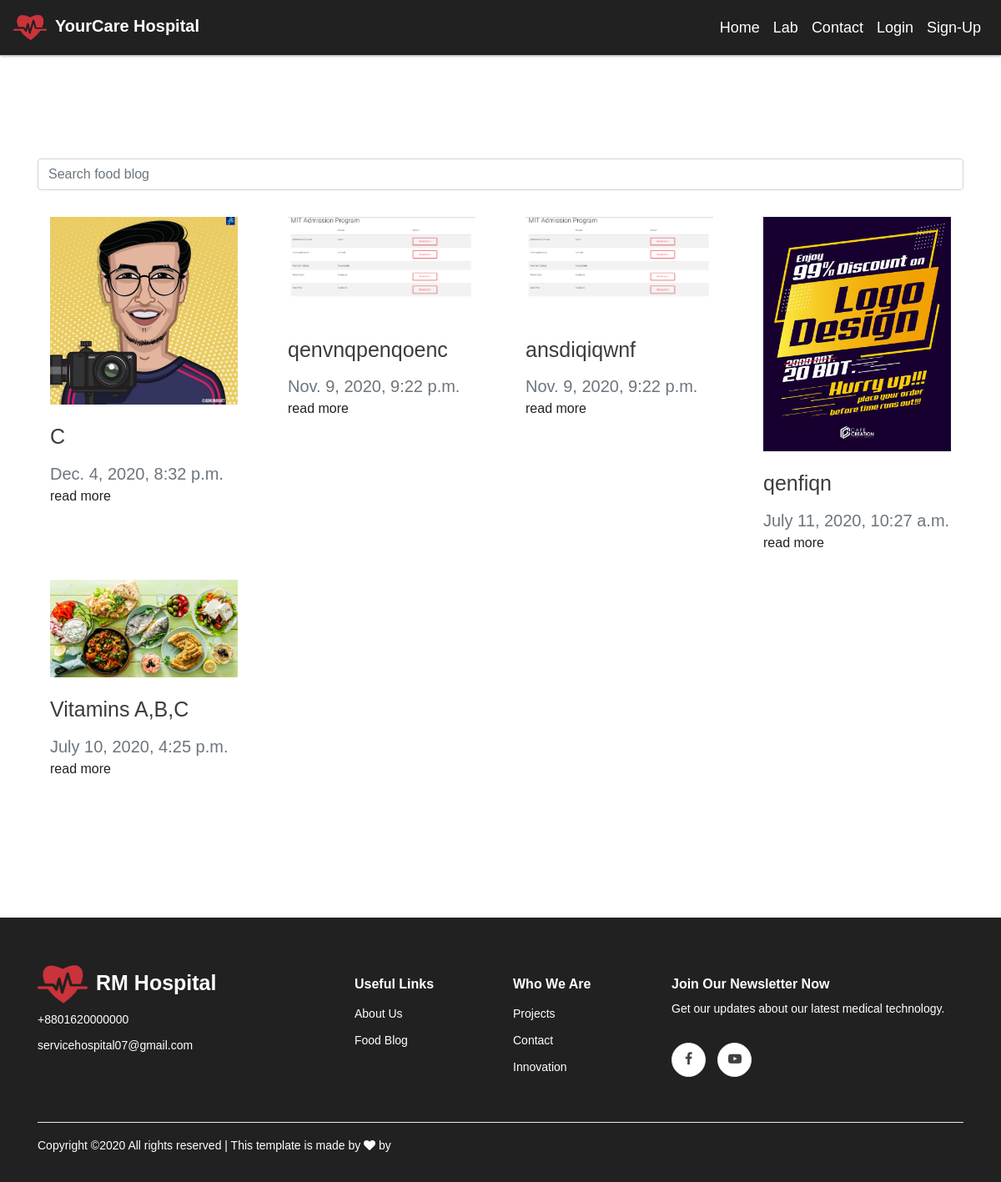
The app's page /food/posts/, older data.
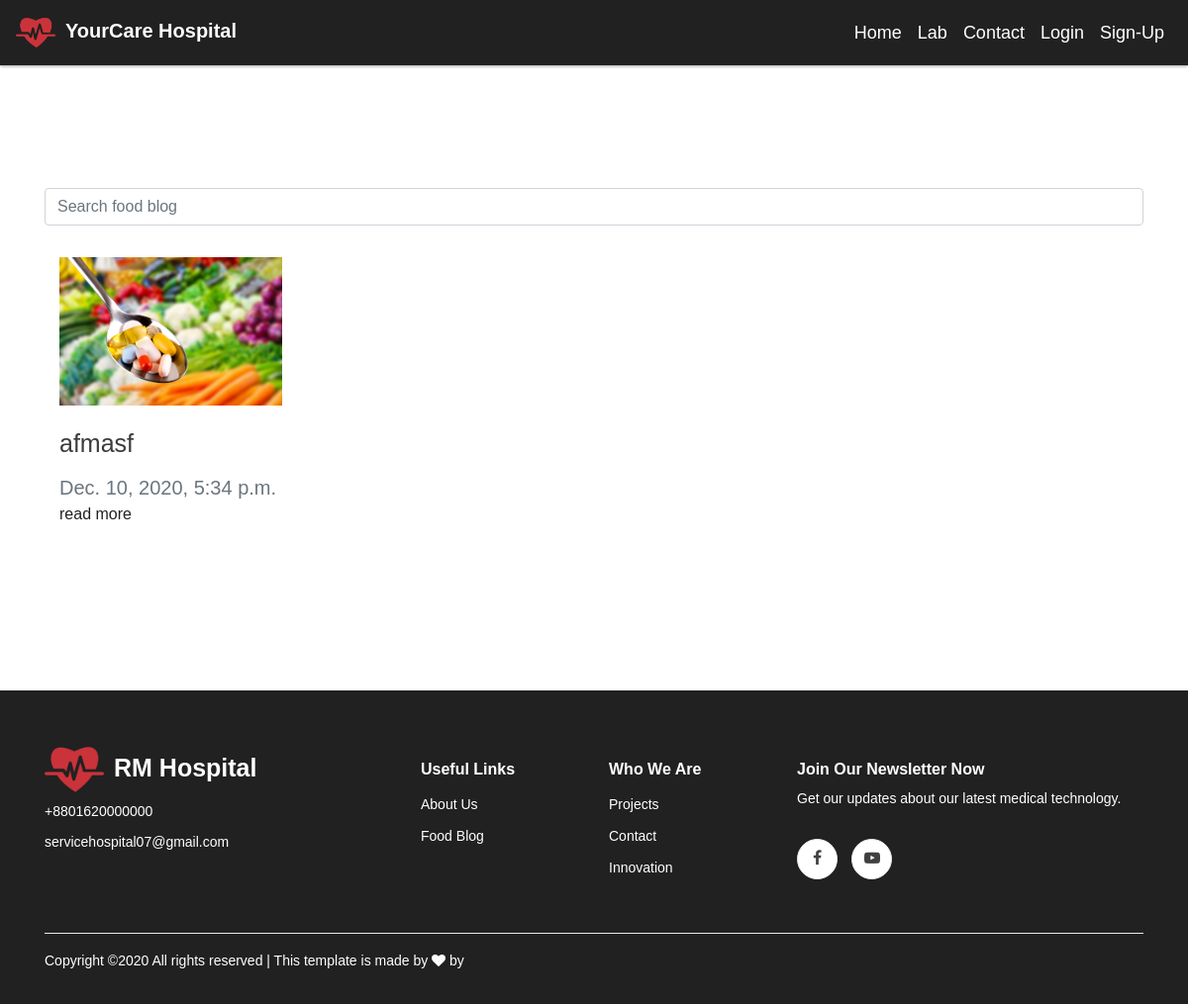
The same page, newer data.
### home/models.py (models this page shows, shortened)
class FoodBlog(models.Model):
	title = models.CharField(max_length=255, blank=True, default='')
	date = models.DateTimeField(default=datetime.datetime.now(), blank=True)
	post_image = models.ImageField(upload_to='blog_images', null=True, blank=True)
	formatted_image = ImageSpecField(source='post_image', processors=[ResizeToFill(800,300)], format='JPEG', options={'quality':90})
	description = RichTextField(max_length=1000, null=True, blank=True)
	view = models.IntegerField(blank=True, default=0)
	slug = models.SlugField(unique=True,blank=True, default='')

### home/views.py (the view)
# urls.py: path('food/posts/',views.FoodBlogDetails.as_view(), name='food_posts'),
class FoodBlogDetails(View):
	template_name = 'home/food_blog.html'
	def get(self, request):
		food_blogs = store_model.FoodBlog.objects.all().order_by('-id')
		contexts = {
			'food_blogs': food_blogs,
		}
		return render(request, self.template_name, contexts)

### home/templates/home/food_blog.html
{% extends 'home/base.html' %}
{% block content %}
{% load static %}
<div class="container" style="margin-top: 100px; color: #3c3c3c;">
	<form action="{% url 'home:food_blog_search' %}" method="get">
		<div class="form-group">
			<input class="form-control" type="text" name="q" placeholder="Search food blog">
		</div>
	</form>
	<div class="row">
	{% for post in food_blogs %}
			<div class="col-md-3 my-3">
				<div class="container">
					<div>
						<img src="{{post.post_image.url}}" style="width:100%;display:block;margin-bottom: 20px;"/>
					</div>
						<div style="font-size: 25px;margin-bottom: 10px;">
							{{post.title}}
						</div>
					<div class="text-muted" style="font-size: 20px;">
						{{post.date}}
					</div>
					<div>
						<a href="{% url 'home:food_blog_post' post.slug %}">read more</a>
					</div>
				</div>
			</div>
	{% endfor %}
		</div>
</div>
{% endblock %}

### home/templates/home/base.html (shortened to what this page needs)
<!DOCTYPE html>
<html>
	<head>
		{% load static %}
		<link rel="stylesheet" href="{% static 'bootstrap css/bootstrap.min.css'%}" type="text/css">
		<link rel="stylesheet" href="{% static 'bootstrap css/bootstrap-grid.min.css'%}" type="text/css">
		<link rel="stylesheet" href="{% static 'bootstrap css/bootstrap-reboot.min.css' %}" type="text/css">
		<link rel="stylesheet" href="{% static 'css/font-awesome.min.css' %}" type="text/css">
		<link rel="stylesheet" href="{% static 'css/elegant-icons.css' %}" type="text/css">
		<link rel="stylesheet" href="{% static 'css/owl.carousel.min.css' %}" type="text/css" >
	    <link rel="stylesheet" href="{% static 'css/owl.theme.default.min.css' %}" type="text/css">
		<link rel="stylesheet" href="{% static 'css/main.css' %}" type="text/css">
	</head>
	<body>
			<nav class="navbar navbar-expand-lg fixed-top" style="background-color: #212121;border-bottom-width:1px;border-bottom-color:#c5c8ca;border-bottom-style: solid;box-shadow: 0 2px 2px -1px #c5c8ca;">
			    <div class="d-flex flex-grow-1">
			        <a class="navbar-brand" href="{% url 'home:home_info' %}" style="font-weight: 600;color: #fff;">
			        	<img src="{% static 'images/company logo.png' %}" style="width: 40px; height: 40px;margin-right: 10px;">YourCare Hospital
			        </a>
			        <div class="w-100 text-right">
			        </div>
			    </div>
			    <div class="collapse navbar-collapse flex-grow-1 text-left" id="myNavbar7">
			        <ul class="navbar-nav ml-auto flex-nowrap text-capitalize"style="font-size: 18px;">
			        	<li class="nav-item">
		            		<a href="{% url 'home:home_info' %}" class="nav-link" style="color: #fff;">home</a>
		            	</li>
		            	<li class="nav-item">
		            		<a href="{% url 'home:lab_details' %}" class="nav-link"style="color: #fff;">lab</a>
		            	</li>
		            	<li class="nav-item">
		            		<a href="{% url 'staff:contact' %}" class="nav-link"style="color: #fff;">contact</a>
		            	</li>
			            {% if request.user.is_authenticated %}
			            	<li class="nav-item text-capitalize">
			            		<a href="{% url 'account:user_profile' request.user.username %}" class="nav-link"style="color: #fff;">profile</a>
			            	</li>
				            <li class="nav-item text-capitalize">
				            	<a href="{% url 'account:logout' %}" class="nav-link" style="color: #fff;">logout</a>
				            </li>
				        {% else %}
				        	<li class="nav-item text-capitalize">
			                	<a href="{% url 'account:login' %}" class="nav-link"style="color: #fff;">login</a>
				            </li>
				            <li class="nav-item text-capitalize">
			                	<a href="{% url 'account:signup' %}" class="nav-link"style="color: #fff;">sign-up</a>
				            </li>
			            {% endif %}
			        </ul>
			    </div>
			</nav>
			{% block content %}
			{% endblock %}
    <footer class="footer spad" style="margin-top: 150px;background-color: #212121;">
        <div class="container">
            <div class="row">
                <div class="col-lg-3 col-md-6 col-sm-6">
                    <div class="footer__about" style="margin-top: -20px;">
                        <div class="footer__about__logo" style="margin-bottom: 0px;">
                            <a href="{% url 'home:home_info' %}" style="font-weight: 600;color: #fff;font-size: 25px;text-decoration: none;"><img src="{% static 'images/company logo.png' %}" style="width: 60px; height: 60px;margin-right: 10px;">RM Hospital</a>
                        </div>
                        <ul>
                            <li style="font-size: 14px;color: #fff;line-height: 25px;">+8801620000000</li>
                            <li style="font-size: 14px;color: #fff;">servicehospital07@gmail.com</li>
                        </ul>
                    </div>
                </div>
                <div class="col-lg-2 col-md-3 col-sm-3 offset-lg-1">
                    <div class="footer__widget">
                        <h6 style="color: #fff;">Useful Links</h6>
                        <ul style="list-style: circle;">
                            <li><a href="#"  style="color: #fff;">About Us</a></li>
                            <li><a href="{% url 'home:food_posts' %}"style="color: #fff;">Food Blog</a></li>
                        </ul>
                    </div>
                </div>
                <div class="col-lg-2 col-md-3 col-sm-3">
                    <div class="footer__widget">
                        <h6 style="color: #fff;">Who We Are</h6>
                        <ul>
                            <li><a href="https://www.hackster.io/projects/tags/medical" style="color: #fff;">Projects</a></li>
                            <li><a href="{% url 'staff:contact' %}"style="color: #fff;">Contact</a></li>
                            <li><a href="https://time.com/5710295/top-health-innovations/"style="color: #fff;">Innovation</a></li>
                        </ul>
                    </div>
                </div>
                <div class="col-lg-4 col-md-12">
                    <div class="footer__widget">
                        <h6 style="color: #fff;">Join Our Newsletter Now</h6>
                        <p style="color: #fff;">Get our updates about our latest medical technology.</p>
                        <div class="footer__widget__social">
                                <a href="#" target="_blank" ><i class="fa fa-facebook"></i></a>
                                <a href="#" target="_blank"><i class="fa fa-youtube-play"></i></a>
                        </div>
                    </div>
                </div>
            </div>
            <div class="row">
                <div class="col-lg-12">
                    <div class="footer__copyright">
                        <div class="footer__copyright__text"><p style="color: #fff;">
  Copyright &copy;<script>document.write(new Date().getFullYear());</script> All rights reserved | This template is made by <i class="fa fa-heart" aria-hidden="true"></i> by <a href="#" target="_blank">miltonbhowmick</a>
  </p></div>
                    </div>
                </div>
            </div>
        </div>
    </footer>
	</body>
</html>

### static/css/main.css (style rules this page uses)
body { padding-top: 90px; font-family: din,sans-serif; font-size: 1rem; font-weight: 400; line-height: 1.5; color: #212529; text-align: left; }
a { color: #222; }
ul, ol { padding: 0; margin: 0; }
.footer { background: #F3F6FA; padding-top: 70px; padding-bottom: 0; }
.footer__about { margin-bottom: 30px; }
.footer__about ul li { font-size: 16px; color: #fff; line-height: 36px; list-style: none; }
.footer__about__logo { margin-bottom: 15px; }
.footer__about__logo a { display: inline-block; }
.footer__widget { margin-bottom: 30px; overflow: hidden; }
.footer__widget h6 { color: #fff; font-weight: 700; margin-bottom: 10px; }
.footer__widget ul { width: 50%; float: left; }
.footer__widget ul li { list-style: none; }
.footer__widget ul li a { color: #fff; font-size: 14px; line-height: 32px; text-decoration: none; }
.footer__widget p { font-size: 14px; color: #fff; margin-bottom: 30px; }
.footer__widget .footer__widget__social a { display: inline-block; height: 41px; width: 41px; font-size: 16px; color: #404040; border: 1px solid #ededed; border-radius: 50%; line-height: 38px; text-align: center; background: #ffffff; -webkit-transition: all, 0.3s; -moz-transition: all, 0.3s; -ms-transition: all, 0.3s; -o-transition: all, 0.3s; transition: all, 0.3s; margin-right: 10px; }
.footer__widget .footer__widget__social a:last-child { margin-right: 0; }
.footer__copyright { border-top: 1px solid #ebebeb; padding: 15px 0; overflow: hidden; margin-top: 20px; }
.footer__copyright__text { font-size: 14px; color: #fff; float: left; line-height: 25px; }

Row changes from the older to the newer data that the page shows:
removed FoodBlog: post_image (picture), title "C", date "Dec. 4, 2020, 8:32 p.m."
removed FoodBlog: post_image (picture), title "qenvnqpenqoenc", date "Nov. 9, 2020, 9:22 p.m."
removed FoodBlog: post_image (picture), title "ansdiqiqwnf", date "Nov. 9, 2020, 9:22 p.m."
removed FoodBlog: post_image (picture), title "qenfiqn", date "July 11, 2020, 10:27 a.m."
removed FoodBlog: post_image (picture), title "Vitamins A,B,C", date "July 10, 2020, 4:25 p.m."
added FoodBlog: post_image (picture), title "afmasf", date "Dec. 10, 2020, 5:34 p.m."
